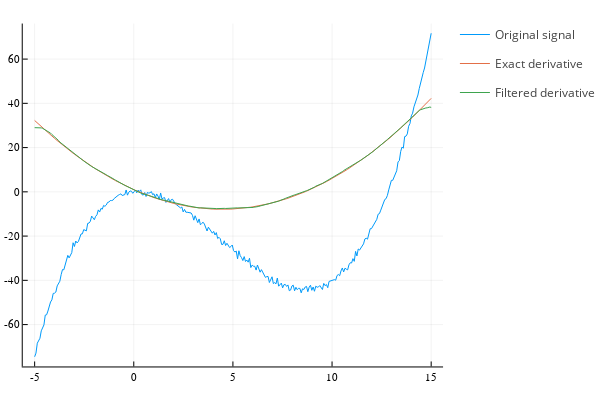

Here is the notebook cell this chart was saved with:
### Markdown cell above
## Use of 'Rate' parameter instead of scaling as per above

### Code cell
sg = savitzky_golay(y, 41, ord, deriv=der, rate=le/(stop-start)^der)
sgyd = sg.y;
plot(x, [y y1 sgyd], label=["Original signal" "Exact derivative" "Filtered derivative"], legend_position = :bottomleft)

### Figure 1 — Plotly figure (JSON) as saved in the notebook; plotly's stock layout.template omitted (floating-point values rounded to 4 significant figures; data arrays with more than 128 entries replaced by an {"elided": "..."} marker saying what was removed)
{"data": [{"colorbar": {"title": {"text": ""}}, "legendgroup": "Original signal", "line": {"color": "rgba(0, 154, 250, 1.000)", "dash": "solid", "shape": "linear", "width": 1}, "mode": "lines", "name": "Original signal", "showlegend": true, "type": "scatter", "x": {"elided": "300 float values"}, "xaxis": "x", "y": {"elided": "300 float values"}, "yaxis": "y", "zmax": null, "zmin": null}, {"colorbar": {"title": {"text": ""}}, "legendgroup": "Exact derivative", "line": {"color": "rgba(227, 111, 71, 1.000)", "dash": "solid", "shape": "linear", "width": 1}, "mode": "lines", "name": "Exact derivative", "showlegend": true, "type": "scatter", "x": {"elided": "300 float values"}, "xaxis": "x", "y": {"elided": "300 float values"}, "yaxis": "y", "zmax": null, "zmin": null}, {"colorbar": {"title": {"text": ""}}, "legendgroup": "Filtered derivative", "line": {"color": "rgba(62, 164, 78, 1.000)", "dash": "solid", "shape": "linear", "width": 1}, "mode": "lines", "name": "Filtered derivative", "showlegend": true, "type": "scatter", "x": {"elided": "300 float values"}, "xaxis": "x", "y": {"elided": "300 float values"}, "yaxis": "y", "zmax": null, "zmin": null}], "layout": {"annotations": [], "height": 400, "legend_position": {"bgcolor": "rgba(255, 255, 255, 1.000)", "bordercolor": "rgba(0, 0, 0, 1)", "borderwidth": 1, "font": {"color": "rgba(0, 0, 0, 1)", "family": "sans-serif", "size": 11}, "title": {"font": {"color": "rgba(0, 0, 0, 1)", "family": "sans-serif", "size": 15}, "text": ""}, "tracegroupgap": 0, "traceorder": "normal", "x": 0.07, "xanchor": "left", "y": 0.07, "yanchor": "bottom"}, "margin": {"b": 20, "l": 0, "r": 0, "t": 20}, "paper_bgcolor": "rgba(255, 255, 255, 1.000)", "plot_bgcolor": "rgba(255, 255, 255, 1.000)", "showlegend": true, "width": 600, "xaxis": {"anchor": "y", "domain": [0.05101, 0.9934], "gridcolor": "rgba(0, 0, 0, 0.1)", "gridwidth": 0.5, "linecolor": "rgba(0, 0, 0, 1)", "mirror": false, "range": [-5.6, 15.6], "showgrid": true, "showline": true, "showticklabels": true, "tickangle": 0, "tickcolor": "rgb(0, 0, 0)", "tickfont": {"color": "rgba(0, 0, 0, 1)", "family": "sans-serif", "size": 11}, "tickmode": "array", "ticks": "inside", "ticktext": ["-5", "0", "5", "10", "15"], "tickvals": [-5, 0, 5, 10, 15], "title": {"font": {"color": "rgba(0, 0, 0, 1)", "family": "sans-serif", "size": 15}, "text": ""}, "type": "linear", "visible": true, "zeroline": false, "zerolinecolor": "rgba(0, 0, 0, 1)"}, "yaxis": {"anchor": "x", "domain": [0.03762, 0.9902], "gridcolor": "rgba(0, 0, 0, 0.1)", "gridwidth": 0.5, "linecolor": "rgba(0, 0, 0, 1)", "mirror": false, "range": [-78.93, 76.07], "showgrid": true, "showline": true, "showticklabels": true, "tickangle": 0, "tickcolor": "rgb(0, 0, 0)", "tickfont": {"color": "rgba(0, 0, 0, 1)", "family": "sans-serif", "size": 11}, "tickmode": "array", "ticks": "inside", "ticktext": ["-60", "-40", "-20", "0", "20", "40", "60"], "tickvals": [-60, -40, -20, 0, 20, 40, 60], "title": {"font": {"color": "rgba(0, 0, 0, 1)", "family": "sans-serif", "size": 15}, "text": ""}, "type": "linear", "visible": true, "zeroline": false, "zerolinecolor": "rgba(0, 0, 0, 1)"}}}
